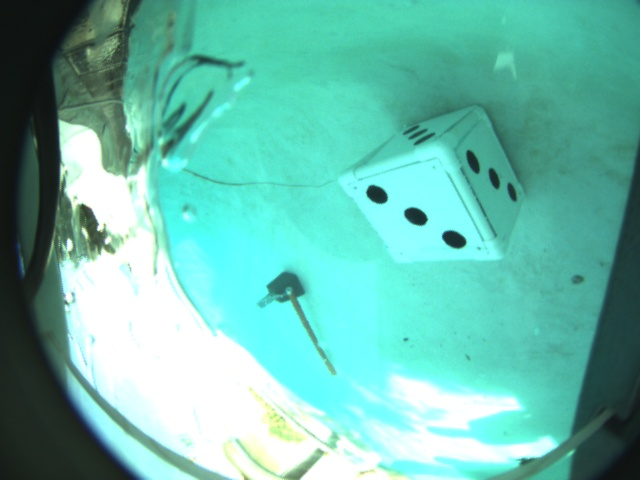
#> input picture robosub/scripts/modules/sensors/computer_vision/dice_test_data/dice1521499300835.jpg, 640 x 480 px
$ python -i GatePreprocessor.py   (imports and definitions only)   (Python 2 division)   (older library calls are emulated)
#> lines starting #> are read from the running program, lines starting #| are printed output that depends on the picture
import utils
import cv2
import numpy as np
import pandas as pd
from sklearn.neighbors import NearestNeighbors
from modules.sensors.computer_vision.utilities.filters import *

class GatePreprocessor:

    def __init__(self):
        # [47 lines of commented-out code are left out]
        self.lower_red_orange = np.array([0, 30, 29], 'uint8')
        self.upper_red_orange = np.array([81, 255, 255], 'uint8')

        self.lower_red_blue = np.array([130, 30, 29], 'uint8')
        self.upper_red_blue = np.array([180, 255, 255], 'uint8')

        ''' BGR color values '''
        #self.lower_bgr = np.array([212, 0, 0], 'uint8')
        #self.upper_bgr = np.array([200, 255, 255], 'uint8')

        self.lower_bgr = np.array([130, 150, 210], 'uint8')
        self.upper_bgr = np.array([240, 255, 255], 'uint8')

        # transdec
        self.lower_hsv = np.array([0, 40, 150], 'uint8')
        self.upper_hsv = np.array([10, 255, 255], 'uint8')

        #self.lower_bgr = np.array([130, 150, 190], 'uint8')
        #self.upper_bgr = np.array([254, 255, 255], 'uint8')

        #----------------------------------------------------------------
        #flags only enable one
        self.use_bgr = True
        self.use_hsv_and_bgr = False
        self.use_bgr_and_hsv = False
        self.use_hsv2bgr = False
        #-------------------------------------------------

        self.min_cont_size = 100 # min contours size
        self.max_cont_size = 1000 # max contours size
        self.roi_size = 1000 # box size
        self.morph_ops = True # testing

        ''' KERNEL '''
        self.kernel_dil = np.ones( (5, 5), np.uint8) # basic filter
        self.kernel = kernel_diag_pos
        self.shapes = {1: "vertical", 2: "horizontal", 3: "square"} # so we can change names quicker
        self.shape_buffer = 15
        self.frame_size = (744, 480)
        self.shape_ratio_lower = 0.20
        self.shape_ratio_upper = 1.80

        # self.kernel = cv2.getStructuringElement(cv2.MORPH_CROSS,(5,5))
        # self.kernel = np.array([[0, 1, 1, 1, 0],
        #                         [0, 1, 1, 1, 0],
        #                         [1, 1, 1, 1, 1],
        #                         [0, 1, 1, 1, 0],
        #                         [0, 1, 1, 1, 0]])


    # color filtering
    # [72 lines left out: function preprocess, not called in this run]


    def get_lower_color(self):
        return self.lower.tolist()


    # expects a list - gets converted to a numpy array in setter
    def set_lower_color(self, task_name, lower):
        self.lower = np.array(lower, 'uint8')
        print 'lower is set to {} for {}'.format(lower, task_name)

    # returns a list - gets converted from a numpy array
    def get_upper_color(self):
        return self.upper.tolist()


    # expects a list - gets converted to a numpy array in setter
    def set_upper_color(self, task_name, upper):
        self.upper = np.array(upper, 'uint8')
        print 'upper is set to {} for {}'.format(upper, task_name)


    # [108 lines left out: functions color_subtract, create_dataset, nearest_neighbors, create_pairs, filter_contours, return_box_pairs and 1 more, not called in this run]


    # [22 lines of commented-out code are left out]

    '''
    def get_interest_regions(self, frame):

        color_filt_frame, mask = self.preprocess(frame) # color filtering

        grayscale_frame = cv2.cvtColor(color_filt_frame, cv2.COLOR_BGR2GRAY) # to grayscale

        ret, thresh_frame = cv2.threshold(grayscale_frame, 100, 255, cv2.THRESH_BINARY + cv2.THRESH_OTSU)
        frame_c, frame_contours, frame_heirarchy = cv2.findContours(thresh_frame, cv2.RETR_TREE, cv2.CHAIN_APPROX_SIMPLE)

        filtered_contours = self.filter_contours(frame_contours) # filter the contours based on size

        boxes = [cv2.boundingRect(c) for c in filtered_contours] # make boxes around contours
        interest_regions = [b for b in boxes if b[2]*b[3] > self.roi_size]

        return interest_regions
    '''


    '''
    # # new uses conv filtering
    # def get_interest_regions(self, frame):'''
    #     ''' blur types '''
    #     #blur_avg = cv2.blur(frame, (5, 5) )
    #     #blur_gau = cv2.GaussianBlur(frame, (5, 5), 0)
    #     blur_med = cv2.medianBlur(frame, 5)
    #     #blur_bi = cv2.bilateralFilter(frame, 9, 75, 160) # WAS 9, 160, 160

    #     ### USE only where WALL is to the LEFT of the GATE - since slope of wall is negative
    #     ''' positive slope '''
    #     #dst_dp = cv2.filter2D(frame, -1, kernel_diag_pos)
    #     #dst_dp = cv2.filter2D(blur_avg, -1, kernel_diag_pos)
    #     #dst_dp = cv2.filter2D(blur_gau, -1, kernel_diag_pos)
    #     dst_dp = cv2.filter2D(blur_med, -1, kernel_diag_pos)
    #     #dst_dp = cv2.filter2D(blur_bi, -1, kernel_diag_pos)

    #     ### USE ony where WALL is to the RIGHT of the GATE - since slope of wall is positive
    #     ''' negative slope '''
    #     #dst_dn = cv2.filter2D(frame, -1, kernel_diag_neg)
    #     #dst_dn = cv2.filter2D(blur_avg, -1, kernel_diag_neg)
    #     #dst_dn = cv2.filter2D(blur_gau, -1, kernel_diag_neg)
    #     #dst_dn = cv2.filter2D(blur_med, -1, kernel_diag_neg)
    #     #dst_dn = cv2.filter2D(blur_bi, -1, kernel_diag_neg)

    #     grayscale_frame = cv2.cvtColor(dst_dp, cv2.COLOR_BGR2GRAY)
    #     #grayscale_frame = cv2.cvtColor(dst_dn, cv2.COLOR_BGR2GRAY)

    #     ret, thresh_frame = cv2.threshold(grayscale_frame, 127, 255, cv2.THRESH_BINARY + cv2.THRESH_OTSU)
    #     frame_c, frame_contours, frame_heirarchy = cv2.findContours(thresh_frame, cv2.RETR_TREE, cv2.CHAIN_APPROX_SIMPLE)

    #     filtered_contours = self.filter_contours(frame_contours) # filter the contours based on size

    #     boxes = [cv2.boundingRect(c) for c in filtered_contours] # make boxes around contours
    #     interest_regions = [b for b in boxes if b[2]*b[3] > self.roi_size]

    #     return interest_regions
    #     '''

    # [7 lines left out: function find_pips, not called in this run]

    def get_crop_from_bounding_box(self, img, box):
        x, y, w, h = box
        return img[y:y+h, x:x+w]

    def find_number_of_pips(self, box, img):
        crop = self.get_crop_from_bounding_box(img, box)
        return len(self.find_pips(crop))


    # [28 lines of commented-out code are left out]

    # [99 lines left out: functions detect_whole_gate, get_shape, not called in this run]

>>> import cv2
>>> picture = cv2.imread('dice_test_data/dice1521499300835.jpg', cv2.IMREAD_GRAYSCALE)
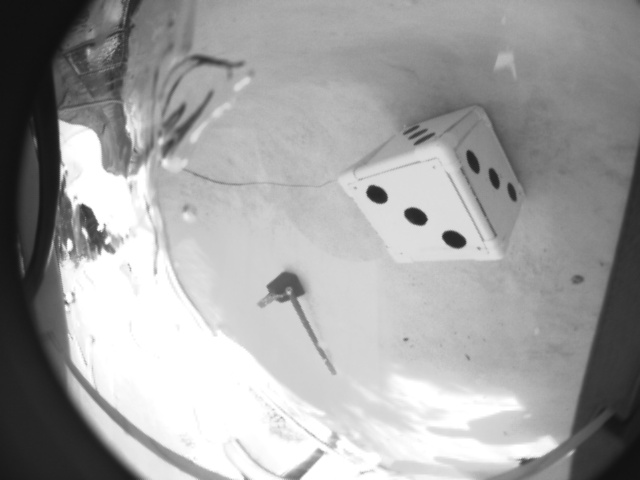
#> picture: shape (480, 640); min 15, max 255, mean 161.4
#> (the run stopped early here; a loop or call above may not have finished)

$ run again, on robosub/scripts/modules/sensors/computer_vision/dice_test_data/dice1521499303180.jpg
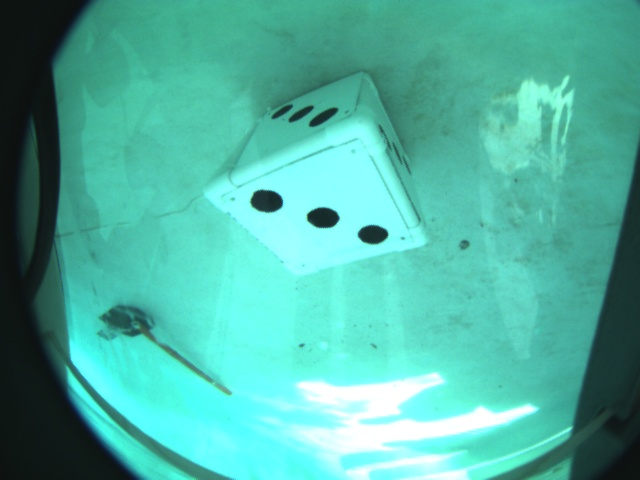
#> input picture robosub/scripts/modules/sensors/computer_vision/dice_test_data/dice1521499303180.jpg, 640 x 480 px
#> `picture = cv2.imread('dice_test_data/dice1521499300835.jpg', cv2.IMREA..`:
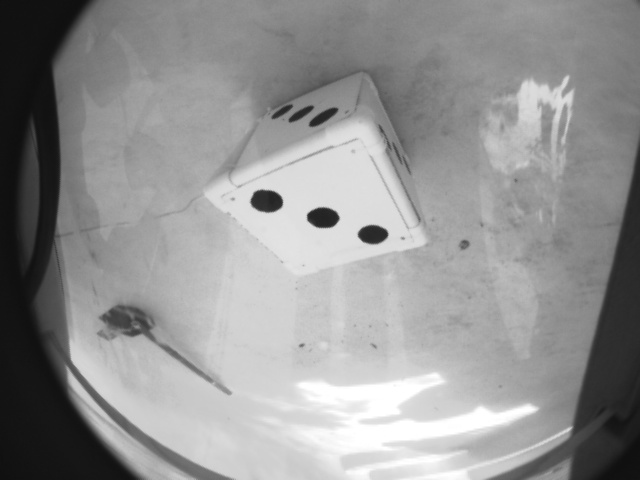
#> picture: shape (480, 640); min 14, max 255, mean 146.8

$ run again, on robosub/scripts/modules/sensors/computer_vision/dice_test_data/dice1521499307935.jpg
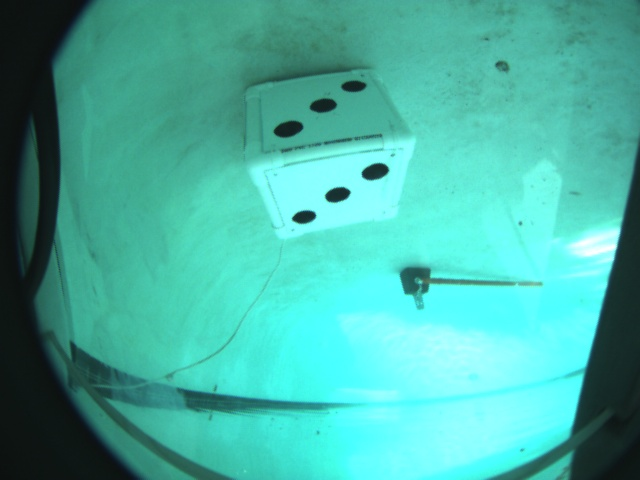
#> input picture robosub/scripts/modules/sensors/computer_vision/dice_test_data/dice1521499307935.jpg, 640 x 480 px
#> `picture = cv2.imread('dice_test_data/dice1521499300835.jpg', cv2.IMREA..`:
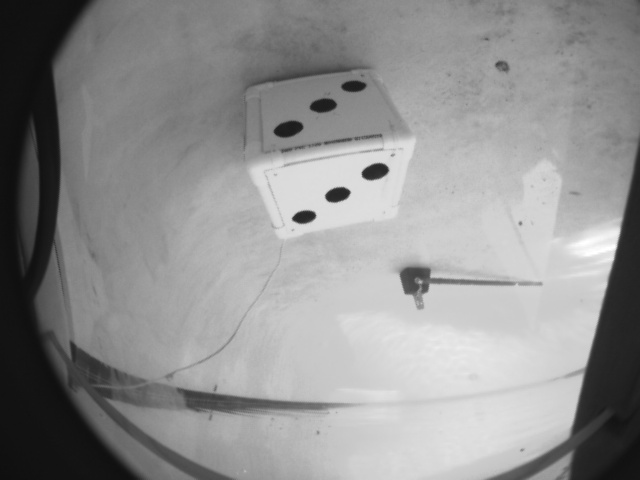
#> picture: shape (480, 640); min 14, max 255, mean 144

$ run again, on robosub/scripts/modules/sensors/computer_vision/dice_test_data/dice1521499311970.jpg
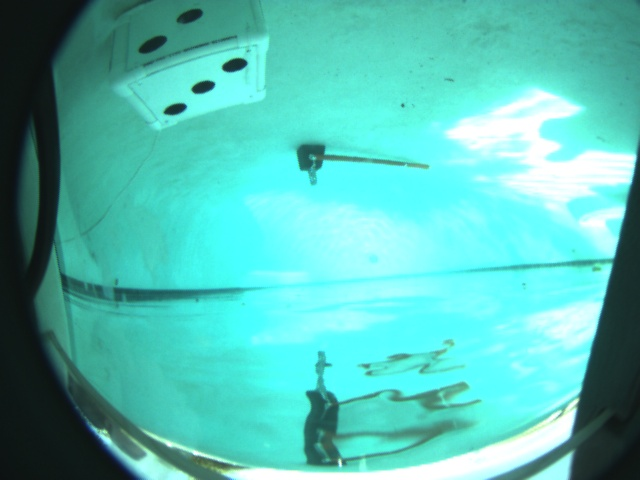
#> input picture robosub/scripts/modules/sensors/computer_vision/dice_test_data/dice1521499311970.jpg, 640 x 480 px
#> `picture = cv2.imread('dice_test_data/dice1521499300835.jpg', cv2.IMREA..`:
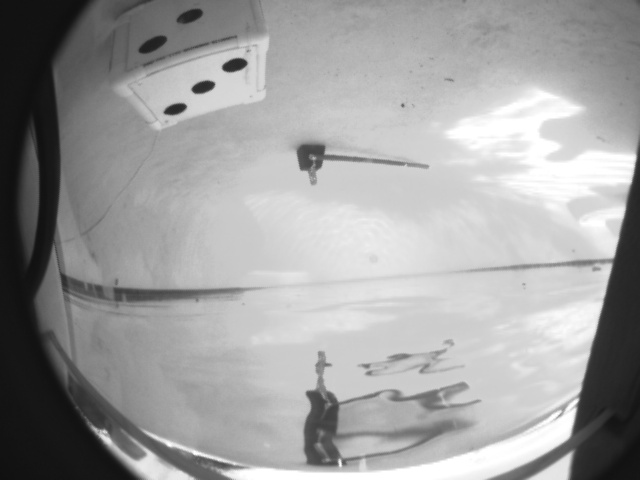
#> picture: shape (480, 640); min 15, max 255, mean 158.7
